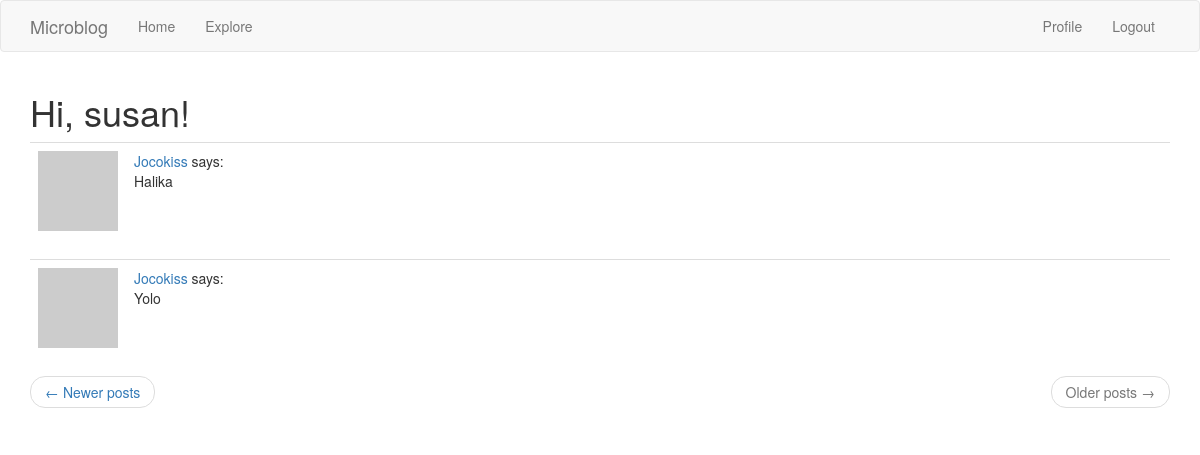
Screenshot of /explore?page=2 (signed in) with the database file from the repository.
### application/models.py (models this page shows, shortened)
class User(UserMixin, db.Model):
    id = db.Column(db.Integer, primary_key=True)
    username = db.Column(db.String(64), index=True, unique=True)
    email = db.Column(db.String(120), index=True, unique=True)
    password_hash = db.Column(db.String(128))
    posts = db.relationship('Post', backref='author', lazy='dynamic')
    about_me = db.Column(db.String(140))
    last_seen = db.Column(db.DateTime, default=datetime.utcnow)
    followed = db.relationship(
        'User', secondary=followers,
        primaryjoin=(followers.c.follower_id == id),
        secondaryjoin=(followers.c.followed_id == id),
        backref=db.backref('followers', lazy='dynamic'), lazy='dynamic')
    def avatar(self, size):
        digest = md5(self.email.lower().encode('utf-8')).hexdigest()
        return 'https://www.gravatar.com/avatar/{}?d=identicon&s={}'.format(
            digest, size)

class Post(db.Model):
    id = db.Column(db.Integer, primary_key=True)
    body = db.Column(db.String(140))
    timestamp = db.Column(db.DateTime, index=True, default=datetime.utcnow)
    user_id = db.Column(db.Integer, db.ForeignKey('user.id'))

### application/routes.py (the view)
@app.route('/explore')
@login_required
def explore():
    page = request.args.get('page', 1, type=int)
    posts = Post.query.order_by(Post.timestamp.desc()).paginate(
        page=page, per_page=app.config['POSTS_PER_PAGE'], error_out=False)
    next_url = url_for('explore', page=posts.next_num) \
        if posts.has_next else None
    prev_url = url_for('explore', page=posts.prev_num) \
        if posts.has_prev else None
    return render_template("index.html", title='Explore', posts=posts.items,
                           next_url=next_url, prev_url=prev_url)

### application/models.py (called while the page is built)
@login.user_loader
def load_user(id):
    return User.query.get(int(id))

### application/routes.py (called while the page is built)
@app.before_request
def before_request():
    if current_user.is_authenticated:
        current_user.last_seen = datetime.utcnow()
        db.session.commit()

### application/templates/index.html (shortened to what this page needs)
{% extends "base.html" %}
{% import 'bootstrap/wtf.html' as wtf %}
{% block app_content %}
    <h1>{{ ('Hi, %(username)s!' % {'username': current_user.username}) }}</h1>
    {% for post in posts %}
        {% include '_post.html' %}
    {% endfor %}
    <nav aria-label="...">
        <ul class="pager">
            <li class="previous{% if not prev_url %} disabled{% endif %}">
                <a href="{{ prev_url or '#' }}">
                    <span aria-hidden="true">&larr;</span> {{ ('Newer posts') }}
                </a>
            </li>
            <li class="next{% if not next_url %} disabled{% endif %}">
                <a href="{{ next_url or '#' }}">
                    {{ ('Older posts') }} <span aria-hidden="true">&rarr;</span>
                </a>
            </li>
        </ul>
    </nav>
{% endblock %}

### application/templates/_post.html
<table class="table table-hover">
        <tr>
            <td width="70px">
                <a href="{{ url_for('user', username=post.author.username) }}">
                    <img src="{{ post.author.avatar(70) }}" />
                </a>
            </td>
            <td>
                <a href="{{ url_for('user', username=post.author.username) }}">
                    {{ post.author.username }}
                </a>
                says:
                <br>
                {{ post.body }}
            </td>
        </tr>
    </table>

### rows the page displays
User: username "Hi, susan!"
Post: author.username "Jocokiss", body "Halika"
Post: author.username "Jocokiss", body "Yolo"

### other values shown
{{ ('Home') }} "Home"
{{ ('Explore') }} "Explore"
{{ ('Profile') }} "Profile"
{{ ('Logout') }} "Logout"
{{ ('Newer posts') }} "Newer posts"
{{ ('Older posts') }} "Older posts"
